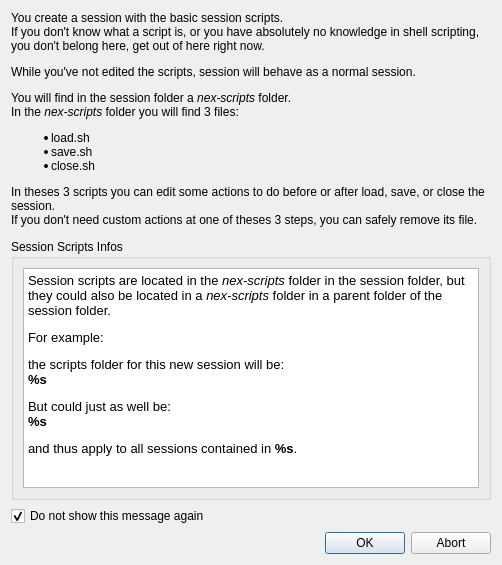
<?xml version="1.0" encoding="UTF-8"?>
<ui version="4.0">
 <class>Dialog</class>
 <widget class="QDialog" name="Dialog">
  <property name="geometry">
   <rect>
    <x>0</x>
    <y>0</y>
    <width>502</width>
    <height>565</height>
   </rect>
  </property>
  <property name="windowTitle">
   <string>Session Scripts Infos</string>
  </property>
  <layout class="QVBoxLayout" name="verticalLayout">
   <item>
    <widget class="QLabel" name="label">
     <property name="toolTip">
      <string/>
     </property>
     <property name="text">
      <string>&lt;html&gt;&lt;head/&gt;&lt;body&gt;&lt;p&gt;You create a session with the basic session scripts.&lt;br/&gt;If you don't know what a script is, or you have absolutely no knowledge in shell scripting, you don't belong here, get out of here right now.&lt;/p&gt;&lt;p&gt;While you've not edited the scripts, session will behave as a normal session.&lt;/p&gt;&lt;p&gt;You will find in the session folder a &lt;span style=&quot; font-style:italic;&quot;&gt;nex-scripts&lt;/span&gt; folder.&lt;br/&gt;In the &lt;span style=&quot; font-style:italic;&quot;&gt;nex-scripts &lt;/span&gt;folder you will find 3 files:&lt;/p&gt;&lt;ul style=&quot;margin-top: 0px; margin-bottom: 0px; margin-left: 0px; margin-right: 0px; -qt-list-indent: 1;&quot;&gt;&lt;li style=&quot; margin-top:12px; margin-bottom:0px; margin-left:0px; margin-right:0px; -qt-block-indent:0; text-indent:0px;&quot;&gt;load.sh&lt;/li&gt;&lt;li style=&quot; margin-top:0px; margin-bottom:0px; margin-left:0px; margin-right:0px; -qt-block-indent:0; text-indent:0px;&quot;&gt;save.sh&lt;/li&gt;&lt;li style=&quot; margin-top:0px; margin-bottom:12px; margin-left:0px; margin-right:0px; -qt-block-indent:0; text-indent:0px;&quot;&gt;close.sh&lt;/li&gt;&lt;/ul&gt;&lt;p&gt;In theses 3 scripts you can edit some actions to do before or after load, save, or close the session.&lt;br/&gt;If you don't need custom actions at one of theses 3 steps, you can safely remove its file.&lt;/p&gt;&lt;/body&gt;&lt;/html&gt;</string>
     </property>
     <property name="wordWrap">
      <bool>true</bool>
     </property>
    </widget>
   </item>
   <item>
    <spacer name="verticalSpacer_3">
     <property name="orientation">
      <enum>Qt::Vertical</enum>
     </property>
     <property name="sizeType">
      <enum>QSizePolicy::Fixed</enum>
     </property>
     <property name="sizeHint" stdset="0">
      <size>
       <width>20</width>
       <height>6</height>
      </size>
     </property>
    </spacer>
   </item>
   <item>
    <widget class="QGroupBox" name="groupBox">
     <property name="sizePolicy">
      <sizepolicy hsizetype="Preferred" vsizetype="Expanding">
       <horstretch>0</horstretch>
       <verstretch>0</verstretch>
      </sizepolicy>
     </property>
     <property name="title">
      <string>Session Scripts Infos</string>
     </property>
     <layout class="QVBoxLayout" name="verticalLayout_3">
      <item>
       <widget class="QTextEdit" name="textSessionScripts">
        <property name="documentTitle">
         <string>Session Scripts Infos</string>
        </property>
        <property name="readOnly">
         <bool>true</bool>
        </property>
        <property name="html">
         <string>&lt;!DOCTYPE HTML PUBLIC &quot;-//W3C//DTD HTML 4.0//EN&quot; &quot;http://www.w3.org/TR/REC-html40/strict.dtd&quot;&gt;
&lt;html&gt;&lt;head&gt;&lt;meta name=&quot;qrichtext&quot; content=&quot;1&quot; /&gt;&lt;title&gt;Session Scripts Infos&lt;/title&gt;&lt;style type=&quot;text/css&quot;&gt;
p, li { white-space: pre-wrap; }
&lt;/style&gt;&lt;/head&gt;&lt;body style=&quot; font-family:'Noto Sans'; font-size:10pt; font-weight:400; font-style:normal;&quot;&gt;
&lt;p style=&quot; margin-top:0px; margin-bottom:0px; margin-left:0px; margin-right:0px; -qt-block-indent:0; text-indent:0px;&quot;&gt;Session scripts are located in the &lt;span style=&quot; font-style:italic;&quot;&gt;nex-scripts&lt;/span&gt; folder in the session folder, but they could also be located in a &lt;span style=&quot; font-style:italic;&quot;&gt;nex-scripts&lt;/span&gt; folder in a parent folder of the session folder.&lt;/p&gt;
&lt;p style=&quot; margin-top:12px; margin-bottom:12px; margin-left:0px; margin-right:0px; -qt-block-indent:0; text-indent:0px;&quot;&gt;For example:&lt;/p&gt;
&lt;p style=&quot; margin-top:12px; margin-bottom:12px; margin-left:0px; margin-right:0px; -qt-block-indent:0; text-indent:0px;&quot;&gt;the scripts folder for this new session will be:&lt;br /&gt;&lt;span style=&quot; font-weight:600;&quot;&gt;%s&lt;/span&gt;&lt;/p&gt;
&lt;p style=&quot; margin-top:12px; margin-bottom:12px; margin-left:0px; margin-right:0px; -qt-block-indent:0; text-indent:0px;&quot;&gt;But could just as well be:&lt;br /&gt;&lt;span style=&quot; font-weight:600;&quot;&gt;%s&lt;/span&gt;&lt;/p&gt;
&lt;p style=&quot; margin-top:12px; margin-bottom:12px; margin-left:0px; margin-right:0px; -qt-block-indent:0; text-indent:0px;&quot;&gt;and thus apply to all sessions contained in &lt;span style=&quot; font-weight:600;&quot;&gt;%s&lt;/span&gt;.&lt;/p&gt;&lt;/body&gt;&lt;/html&gt;</string>
        </property>
       </widget>
      </item>
     </layout>
    </widget>
   </item>
   <item>
    <widget class="QCheckBox" name="checkBoxNotAgain">
     <property name="text">
      <string>Do not show this message again</string>
     </property>
     <property name="checked">
      <bool>true</bool>
     </property>
    </widget>
   </item>
   <item>
    <widget class="QDialogButtonBox" name="buttonBox">
     <property name="orientation">
      <enum>Qt::Horizontal</enum>
     </property>
     <property name="standardButtons">
      <set>QDialogButtonBox::Abort|QDialogButtonBox::Ok</set>
     </property>
    </widget>
   </item>
  </layout>
 </widget>
 <tabstops>
  <tabstop>checkBoxNotAgain</tabstop>
 </tabstops>
 <resources/>
 <connections>
  <connection>
   <sender>buttonBox</sender>
   <signal>accepted()</signal>
   <receiver>Dialog</receiver>
   <slot>accept()</slot>
   <hints>
    <hint type="sourcelabel">
     <x>254</x>
     <y>446</y>
    </hint>
    <hint type="destinationlabel">
     <x>157</x>
     <y>274</y>
    </hint>
   </hints>
  </connection>
  <connection>
   <sender>buttonBox</sender>
   <signal>rejected()</signal>
   <receiver>Dialog</receiver>
   <slot>reject()</slot>
   <hints>
    <hint type="sourcelabel">
     <x>322</x>
     <y>446</y>
    </hint>
    <hint type="destinationlabel">
     <x>286</x>
     <y>274</y>
    </hint>
   </hints>
  </connection>
 </connections>
</ui>
